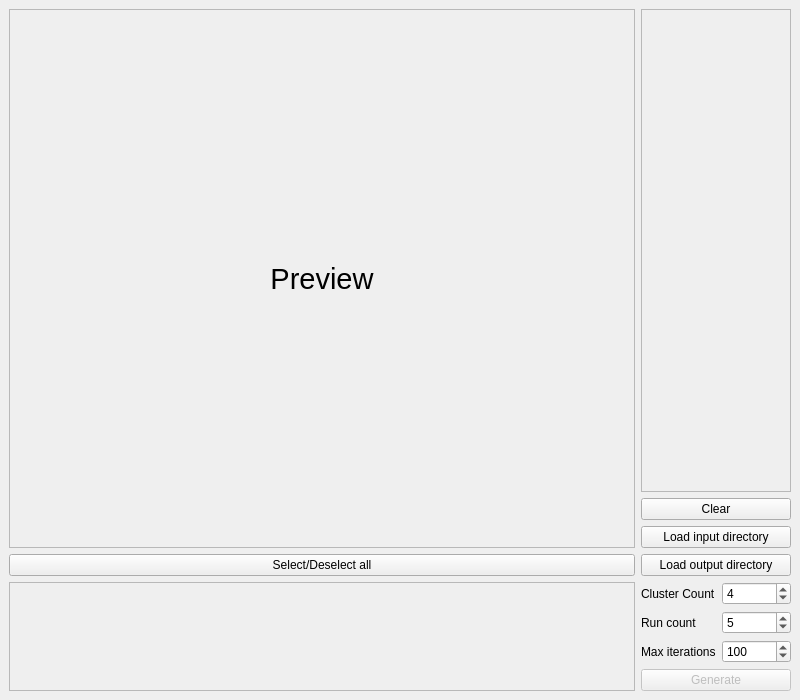
<?xml version="1.0" encoding="UTF-8"?>
<ui version="4.0">
 <class>MainWindow</class>
 <widget class="QMainWindow" name="MainWindow">
  <property name="geometry">
   <rect>
    <x>0</x>
    <y>0</y>
    <width>800</width>
    <height>700</height>
   </rect>
  </property>
  <property name="sizePolicy">
   <sizepolicy hsizetype="Maximum" vsizetype="Preferred">
    <horstretch>0</horstretch>
    <verstretch>0</verstretch>
   </sizepolicy>
  </property>
  <property name="windowTitle">
   <string>TAT - Main window</string>
  </property>
  <widget class="QWidget" name="centralwidget">
   <property name="sizePolicy">
    <sizepolicy hsizetype="Preferred" vsizetype="Preferred">
     <horstretch>0</horstretch>
     <verstretch>0</verstretch>
    </sizepolicy>
   </property>
   <property name="minimumSize">
    <size>
     <width>0</width>
     <height>554</height>
    </size>
   </property>
   <property name="layoutDirection">
    <enum>Qt::LeftToRight</enum>
   </property>
   <property name="autoFillBackground">
    <bool>false</bool>
   </property>
   <layout class="QGridLayout" name="gridLayout" rowstretch="0,0,0,0,0,0,0,0,0,0,0,0,0">
    <property name="leftMargin">
     <number>9</number>
    </property>
    <item row="3" column="6">
     <widget class="QPushButton" name="buttonClearGenerated">
      <property name="minimumSize">
       <size>
        <width>20</width>
        <height>0</height>
       </size>
      </property>
      <property name="text">
       <string>Clear</string>
      </property>
     </widget>
    </item>
    <item row="12" column="6">
     <layout class="QFormLayout" name="formLayout">
      <property name="verticalSpacing">
       <number>6</number>
      </property>
      <item row="0" column="0">
       <widget class="QLabel" name="labelClusterCount">
        <property name="sizePolicy">
         <sizepolicy hsizetype="Preferred" vsizetype="Preferred">
          <horstretch>0</horstretch>
          <verstretch>0</verstretch>
         </sizepolicy>
        </property>
        <property name="text">
         <string>Cluster Count</string>
        </property>
       </widget>
      </item>
      <item row="0" column="1">
       <widget class="QSpinBox" name="clusterCount">
        <property name="sizePolicy">
         <sizepolicy hsizetype="Preferred" vsizetype="Preferred">
          <horstretch>0</horstretch>
          <verstretch>0</verstretch>
         </sizepolicy>
        </property>
        <property name="suffix">
         <string/>
        </property>
        <property name="prefix">
         <string/>
        </property>
        <property name="maximum">
         <number>1000</number>
        </property>
        <property name="value">
         <number>4</number>
        </property>
       </widget>
      </item>
      <item row="1" column="0">
       <widget class="QLabel" name="labelRunCount">
        <property name="sizePolicy">
         <sizepolicy hsizetype="Preferred" vsizetype="Preferred">
          <horstretch>0</horstretch>
          <verstretch>0</verstretch>
         </sizepolicy>
        </property>
        <property name="text">
         <string>Run count</string>
        </property>
       </widget>
      </item>
      <item row="1" column="1">
       <widget class="QSpinBox" name="runCount">
        <property name="sizePolicy">
         <sizepolicy hsizetype="Preferred" vsizetype="Preferred">
          <horstretch>0</horstretch>
          <verstretch>0</verstretch>
         </sizepolicy>
        </property>
        <property name="maximum">
         <number>1000</number>
        </property>
        <property name="value">
         <number>5</number>
        </property>
       </widget>
      </item>
      <item row="2" column="0">
       <widget class="QLabel" name="label">
        <property name="sizePolicy">
         <sizepolicy hsizetype="Preferred" vsizetype="Preferred">
          <horstretch>0</horstretch>
          <verstretch>0</verstretch>
         </sizepolicy>
        </property>
        <property name="text">
         <string>Max iterations</string>
        </property>
       </widget>
      </item>
      <item row="2" column="1">
       <widget class="QSpinBox" name="maxIterCount">
        <property name="sizePolicy">
         <sizepolicy hsizetype="Preferred" vsizetype="Preferred">
          <horstretch>0</horstretch>
          <verstretch>0</verstretch>
         </sizepolicy>
        </property>
        <property name="maximum">
         <number>1000</number>
        </property>
        <property name="value">
         <number>100</number>
        </property>
       </widget>
      </item>
      <item row="3" column="0" colspan="2">
       <widget class="QPushButton" name="buttonGenerate">
        <property name="enabled">
         <bool>false</bool>
        </property>
        <property name="sizePolicy">
         <sizepolicy hsizetype="Preferred" vsizetype="Preferred">
          <horstretch>0</horstretch>
          <verstretch>0</verstretch>
         </sizepolicy>
        </property>
        <property name="text">
         <string>Generate</string>
        </property>
        <property name="checkable">
         <bool>false</bool>
        </property>
        <property name="checked">
         <bool>false</bool>
        </property>
       </widget>
      </item>
     </layout>
    </item>
    <item row="2" column="6">
     <widget class="QScrollArea" name="scrollAreaDst">
      <property name="sizePolicy">
       <sizepolicy hsizetype="Minimum" vsizetype="Expanding">
        <horstretch>0</horstretch>
        <verstretch>0</verstretch>
       </sizepolicy>
      </property>
      <property name="minimumSize">
       <size>
        <width>150</width>
        <height>0</height>
       </size>
      </property>
      <property name="horizontalScrollBarPolicy">
       <enum>Qt::ScrollBarAlwaysOff</enum>
      </property>
      <property name="widgetResizable">
       <bool>true</bool>
      </property>
      <widget class="QWidget" name="scrollAreaWidgetContentsDst">
       <property name="geometry">
        <rect>
         <x>0</x>
         <y>0</y>
         <width>180</width>
         <height>451</height>
        </rect>
       </property>
       <layout class="QVBoxLayout" name="verticalLayout"/>
      </widget>
     </widget>
    </item>
    <item row="12" column="0">
     <widget class="QScrollArea" name="scrollAreaSrc">
      <property name="sizePolicy">
       <sizepolicy hsizetype="Expanding" vsizetype="Minimum">
        <horstretch>0</horstretch>
        <verstretch>0</verstretch>
       </sizepolicy>
      </property>
      <property name="minimumSize">
       <size>
        <width>0</width>
        <height>0</height>
       </size>
      </property>
      <property name="verticalScrollBarPolicy">
       <enum>Qt::ScrollBarAlwaysOff</enum>
      </property>
      <property name="widgetResizable">
       <bool>true</bool>
      </property>
      <widget class="QWidget" name="scrollAreaWidgetContentsSrc">
       <property name="geometry">
        <rect>
         <x>0</x>
         <y>0</y>
         <width>592</width>
         <height>125</height>
        </rect>
       </property>
       <layout class="QHBoxLayout" name="horizontalLayout"/>
      </widget>
     </widget>
    </item>
    <item row="2" column="0" rowspan="4">
     <widget class="QFrame" name="imageFrame">
      <property name="sizePolicy">
       <sizepolicy hsizetype="Expanding" vsizetype="Expanding">
        <horstretch>0</horstretch>
        <verstretch>0</verstretch>
       </sizepolicy>
      </property>
      <property name="frameShape">
       <enum>QFrame::StyledPanel</enum>
      </property>
      <property name="frameShadow">
       <enum>QFrame::Raised</enum>
      </property>
      <layout class="QGridLayout" name="gridLayout_2">
       <property name="leftMargin">
        <number>0</number>
       </property>
       <property name="topMargin">
        <number>0</number>
       </property>
       <property name="rightMargin">
        <number>0</number>
       </property>
       <property name="bottomMargin">
        <number>0</number>
       </property>
       <item row="0" column="0">
        <widget class="QLabel" name="imagePreview">
         <property name="sizePolicy">
          <sizepolicy hsizetype="Preferred" vsizetype="Preferred">
           <horstretch>0</horstretch>
           <verstretch>0</verstretch>
          </sizepolicy>
         </property>
         <property name="minimumSize">
          <size>
           <width>300</width>
           <height>300</height>
          </size>
         </property>
         <property name="font">
          <font>
           <pointsize>22</pointsize>
          </font>
         </property>
         <property name="text">
          <string>Preview</string>
         </property>
         <property name="alignment">
          <set>Qt::AlignCenter</set>
         </property>
        </widget>
       </item>
      </layout>
     </widget>
    </item>
    <item row="6" column="0">
     <widget class="QPushButton" name="buttonCheckUncheck">
      <property name="text">
       <string>Select/Deselect all</string>
      </property>
     </widget>
    </item>
    <item row="6" column="6">
     <widget class="QPushButton" name="buttonOutputDir">
      <property name="sizePolicy">
       <sizepolicy hsizetype="Minimum" vsizetype="Minimum">
        <horstretch>0</horstretch>
        <verstretch>0</verstretch>
       </sizepolicy>
      </property>
      <property name="text">
       <string>Load output directory</string>
      </property>
     </widget>
    </item>
    <item row="4" column="6" rowspan="2">
     <widget class="QPushButton" name="buttonInputDir">
      <property name="sizePolicy">
       <sizepolicy hsizetype="Minimum" vsizetype="Minimum">
        <horstretch>0</horstretch>
        <verstretch>0</verstretch>
       </sizepolicy>
      </property>
      <property name="text">
       <string>Load input directory</string>
      </property>
     </widget>
    </item>
   </layout>
  </widget>
 </widget>
 <resources/>
 <connections/>
</ui>
